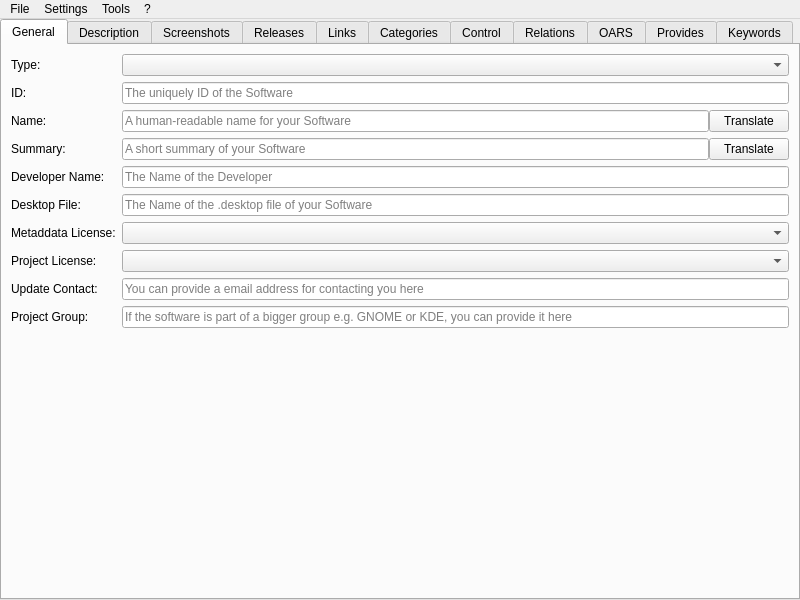
<?xml version="1.0" encoding="UTF-8"?>
<ui version="4.0">
 <class>MainWindow</class>
 <widget class="QMainWindow" name="MainWindow">
  <property name="geometry">
   <rect>
    <x>0</x>
    <y>0</y>
    <width>800</width>
    <height>600</height>
   </rect>
  </property>
  <property name="windowTitle">
   <string notr="true">jdAppdataEdit</string>
  </property>
  <property name="documentMode">
   <bool>false</bool>
  </property>
  <widget class="QWidget" name="centralwidget">
   <layout class="QHBoxLayout" name="horizontalLayout">
    <property name="leftMargin">
     <number>0</number>
    </property>
    <property name="topMargin">
     <number>0</number>
    </property>
    <property name="rightMargin">
     <number>0</number>
    </property>
    <property name="bottomMargin">
     <number>0</number>
    </property>
    <item>
     <widget class="QTabWidget" name="main_tab_widget">
      <property name="currentIndex">
       <number>0</number>
      </property>
      <widget class="QWidget" name="tab">
       <attribute name="title">
        <string>General</string>
       </attribute>
       <layout class="QFormLayout" name="formLayout">
        <item row="1" column="0">
         <widget class="QLabel" name="label">
          <property name="text">
           <string>ID:</string>
          </property>
         </widget>
        </item>
        <item row="1" column="1">
         <widget class="QLineEdit" name="id_edit">
          <property name="placeholderText">
           <string>The uniquely ID of the Software</string>
          </property>
         </widget>
        </item>
        <item row="2" column="0">
         <widget class="QLabel" name="label_2">
          <property name="text">
           <string>Name:</string>
          </property>
         </widget>
        </item>
        <item row="2" column="1">
         <layout class="QHBoxLayout" name="horizontalLayout_6">
          <property name="spacing">
           <number>0</number>
          </property>
          <item>
           <widget class="QLineEdit" name="name_edit">
            <property name="text">
             <string/>
            </property>
            <property name="placeholderText">
             <string>A human-readable name for your Software</string>
            </property>
           </widget>
          </item>
          <item>
           <widget class="QPushButton" name="translate_name_button">
            <property name="text">
             <string>Translate</string>
            </property>
           </widget>
          </item>
         </layout>
        </item>
        <item row="3" column="0">
         <widget class="QLabel" name="label_7">
          <property name="text">
           <string>Summary:</string>
          </property>
         </widget>
        </item>
        <item row="3" column="1">
         <layout class="QHBoxLayout" name="horizontalLayout_7">
          <property name="spacing">
           <number>0</number>
          </property>
          <item>
           <widget class="QLineEdit" name="summary_edit">
            <property name="placeholderText">
             <string>A short summary of your Software</string>
            </property>
           </widget>
          </item>
          <item>
           <widget class="QPushButton" name="translate_summary_button">
            <property name="text">
             <string>Translate</string>
            </property>
           </widget>
          </item>
         </layout>
        </item>
        <item row="5" column="0">
         <widget class="QLabel" name="label_8">
          <property name="text">
           <string>Developer Name:</string>
          </property>
         </widget>
        </item>
        <item row="5" column="1">
         <widget class="QLineEdit" name="developer_name_edit">
          <property name="placeholderText">
           <string>The Name of the Developer</string>
          </property>
         </widget>
        </item>
        <item row="7" column="0">
         <widget class="QLabel" name="label_19">
          <property name="text">
           <string>Desktop File:</string>
          </property>
         </widget>
        </item>
        <item row="7" column="1">
         <widget class="QLineEdit" name="desktop_file_edit">
          <property name="placeholderText">
           <string>The Name of the .desktop file of your Software</string>
          </property>
         </widget>
        </item>
        <item row="9" column="0">
         <widget class="QLabel" name="label_3">
          <property name="text">
           <string>Metaddata License:</string>
          </property>
         </widget>
        </item>
        <item row="9" column="1">
         <widget class="QComboBox" name="metadata_license_box"/>
        </item>
        <item row="10" column="0">
         <widget class="QLabel" name="label_4">
          <property name="text">
           <string>Project License:</string>
          </property>
         </widget>
        </item>
        <item row="10" column="1">
         <widget class="QComboBox" name="project_license_box">
          <property name="editable">
           <bool>false</bool>
          </property>
         </widget>
        </item>
        <item row="11" column="0">
         <widget class="QLabel" name="label_5">
          <property name="text">
           <string>Update Contact:</string>
          </property>
         </widget>
        </item>
        <item row="11" column="1">
         <widget class="QLineEdit" name="update_contact_edit">
          <property name="placeholderText">
           <string>You can provide a email address for contacting you here</string>
          </property>
         </widget>
        </item>
        <item row="12" column="0">
         <widget class="QLabel" name="label_6">
          <property name="text">
           <string>Project Group:</string>
          </property>
         </widget>
        </item>
        <item row="12" column="1">
         <widget class="QLineEdit" name="project_group_edit">
          <property name="placeholderText">
           <string>If the software is part of a bigger group e.g. GNOME or KDE, you can provide it here</string>
          </property>
         </widget>
        </item>
        <item row="0" column="0">
         <widget class="QLabel" name="label_22">
          <property name="text">
           <string>Type:</string>
          </property>
         </widget>
        </item>
        <item row="0" column="1">
         <widget class="QComboBox" name="component_type_box"/>
        </item>
       </layout>
      </widget>
      <widget class="QWidget" name="description_tab">
       <attribute name="title">
        <string>Description</string>
       </attribute>
       <layout class="QVBoxLayout" name="description_layout">
        <property name="leftMargin">
         <number>0</number>
        </property>
        <property name="topMargin">
         <number>0</number>
        </property>
        <property name="rightMargin">
         <number>0</number>
        </property>
        <property name="bottomMargin">
         <number>0</number>
        </property>
       </layout>
      </widget>
      <widget class="QWidget" name="tab_2">
       <attribute name="title">
        <string>Screenshots</string>
       </attribute>
       <layout class="QVBoxLayout" name="verticalLayout">
        <item>
         <widget class="QTableWidget" name="screenshot_table">
          <property name="selectionBehavior">
           <enum>QAbstractItemView::SelectRows</enum>
          </property>
          <property name="rowCount">
           <number>0</number>
          </property>
          <property name="columnCount">
           <number>4</number>
          </property>
          <column>
           <property name="text">
            <string>URL</string>
           </property>
          </column>
          <column>
           <property name="text">
            <string>Default</string>
           </property>
          </column>
          <column>
           <property name="text">
            <string>Edit</string>
           </property>
          </column>
          <column>
           <property name="text">
            <string>Remove</string>
           </property>
          </column>
         </widget>
        </item>
        <item>
         <layout class="QHBoxLayout" name="horizontalLayout_2">
          <item>
           <widget class="QPushButton" name="screenshot_add_button">
            <property name="text">
             <string>Add</string>
            </property>
           </widget>
          </item>
          <item>
           <widget class="QPushButton" name="check_screenshot_url_button">
            <property name="text">
             <string>Check Image URLs</string>
            </property>
           </widget>
          </item>
         </layout>
        </item>
       </layout>
      </widget>
      <widget class="QWidget" name="tab_4">
       <attribute name="title">
        <string>Releases</string>
       </attribute>
       <layout class="QVBoxLayout" name="verticalLayout_2">
        <item>
         <widget class="QTableWidget" name="releases_table">
          <property name="dragDropMode">
           <enum>QAbstractItemView::NoDragDrop</enum>
          </property>
          <property name="selectionBehavior">
           <enum>QAbstractItemView::SelectRows</enum>
          </property>
          <attribute name="horizontalHeaderShowSortIndicator" stdset="0">
           <bool>false</bool>
          </attribute>
          <attribute name="horizontalHeaderStretchLastSection">
           <bool>false</bool>
          </attribute>
          <attribute name="verticalHeaderStretchLastSection">
           <bool>false</bool>
          </attribute>
          <column>
           <property name="text">
            <string>Version</string>
           </property>
          </column>
          <column>
           <property name="text">
            <string>Date</string>
           </property>
          </column>
          <column>
           <property name="text">
            <string>Type</string>
           </property>
          </column>
          <column>
           <property name="text">
            <string>Edit</string>
           </property>
          </column>
          <column>
           <property name="text">
            <string>Remove</string>
           </property>
          </column>
         </widget>
        </item>
        <item>
         <layout class="QHBoxLayout" name="horizontalLayout_3">
          <item>
           <widget class="QPushButton" name="release_add_button">
            <property name="text">
             <string>Add</string>
            </property>
           </widget>
          </item>
          <item>
           <widget class="QPushButton" name="release_import_github_button">
            <property name="text">
             <string>Import from GitHub</string>
            </property>
           </widget>
          </item>
          <item>
           <widget class="QPushButton" name="release_import_gitlab_button">
            <property name="text">
             <string>Import from GitLab</string>
            </property>
           </widget>
          </item>
         </layout>
        </item>
       </layout>
      </widget>
      <widget class="QWidget" name="tab_3">
       <attribute name="title">
        <string>Links</string>
       </attribute>
       <layout class="QVBoxLayout" name="verticalLayout_3">
        <item>
         <layout class="QFormLayout" name="formLayout_2">
          <item row="0" column="0">
           <widget class="QLabel" name="homepage_url_label">
            <property name="text">
             <string>Homepage:</string>
            </property>
           </widget>
          </item>
          <item row="0" column="1">
           <widget class="QLineEdit" name="homepage_url_edit"/>
          </item>
          <item row="1" column="0">
           <widget class="QLabel" name="bugtracker_url_label">
            <property name="text">
             <string>Bugtracker:</string>
            </property>
           </widget>
          </item>
          <item row="1" column="1">
           <widget class="QLineEdit" name="bugtracker_url_edit"/>
          </item>
          <item row="2" column="0">
           <widget class="QLabel" name="faq_url_label">
            <property name="text">
             <string>FAQ:</string>
            </property>
           </widget>
          </item>
          <item row="2" column="1">
           <widget class="QLineEdit" name="faq_url_edit"/>
          </item>
          <item row="3" column="0">
           <widget class="QLabel" name="help_url_label">
            <property name="text">
             <string>Help:</string>
            </property>
           </widget>
          </item>
          <item row="3" column="1">
           <widget class="QLineEdit" name="help_url_edit"/>
          </item>
          <item row="4" column="0">
           <widget class="QLabel" name="donation_url_label">
            <property name="text">
             <string>Donation:</string>
            </property>
           </widget>
          </item>
          <item row="4" column="1">
           <widget class="QLineEdit" name="donation_url_edit"/>
          </item>
          <item row="5" column="0">
           <widget class="QLabel" name="translate_url_label">
            <property name="text">
             <string>Translate:</string>
            </property>
           </widget>
          </item>
          <item row="5" column="1">
           <widget class="QLineEdit" name="translate_url_edit"/>
          </item>
          <item row="6" column="0">
           <widget class="QLabel" name="contact_url_label">
            <property name="text">
             <string>Contact:</string>
            </property>
           </widget>
          </item>
          <item row="6" column="1">
           <widget class="QLineEdit" name="contact_url_edit"/>
          </item>
          <item row="7" column="0">
           <widget class="QLabel" name="vcs_browser_url_label">
            <property name="text">
             <string>Sourcecode:</string>
            </property>
           </widget>
          </item>
          <item row="7" column="1">
           <widget class="QLineEdit" name="vcs_browser_url_edit"/>
          </item>
          <item row="8" column="0">
           <widget class="QLabel" name="contribute_url_label">
            <property name="text">
             <string>Contribute:</string>
            </property>
           </widget>
          </item>
          <item row="8" column="1">
           <widget class="QLineEdit" name="contribute_url_edit"/>
          </item>
         </layout>
        </item>
        <item>
         <widget class="QPushButton" name="check_links_url_button">
          <property name="maximumSize">
           <size>
            <width>16777215</width>
            <height>16777215</height>
           </size>
          </property>
          <property name="text">
           <string>Check URLs</string>
          </property>
         </widget>
        </item>
        <item>
         <spacer name="verticalSpacer">
          <property name="orientation">
           <enum>Qt::Vertical</enum>
          </property>
          <property name="sizeHint" stdset="0">
           <size>
            <width>20</width>
            <height>40</height>
           </size>
          </property>
         </spacer>
        </item>
       </layout>
      </widget>
      <widget class="QWidget" name="tab_5">
       <attribute name="title">
        <string>Categories</string>
       </attribute>
       <layout class="QVBoxLayout" name="verticalLayout_4">
        <item>
         <widget class="QListWidget" name="categorie_list">
          <property name="dragDropMode">
           <enum>QAbstractItemView::InternalMove</enum>
          </property>
         </widget>
        </item>
        <item>
         <layout class="QHBoxLayout" name="horizontalLayout_4">
          <item>
           <widget class="QPushButton" name="categorie_add_button">
            <property name="text">
             <string>Add</string>
            </property>
           </widget>
          </item>
          <item>
           <widget class="QPushButton" name="categorie_remove_button">
            <property name="text">
             <string>Remove</string>
            </property>
           </widget>
          </item>
         </layout>
        </item>
       </layout>
      </widget>
      <widget class="QWidget" name="tab_6">
       <attribute name="title">
        <string>Control</string>
       </attribute>
       <layout class="QVBoxLayout" name="verticalLayout_5">
        <item>
         <widget class="QLabel" name="label_9">
          <property name="text">
           <string>You can select  here, how your Software can be controlled</string>
          </property>
         </widget>
        </item>
        <item>
         <layout class="QHBoxLayout" name="horizontalLayout_5">
          <item>
           <layout class="QFormLayout" name="formLayout_3">
            <item row="0" column="0">
             <widget class="QLabel" name="label_10">
              <property name="text">
               <string>Mouse:</string>
              </property>
             </widget>
            </item>
            <item row="0" column="1">
             <widget class="QComboBox" name="control_box_pointing">
              <property name="maximumSize">
               <size>
                <width>200</width>
                <height>16777215</height>
               </size>
              </property>
             </widget>
            </item>
            <item row="1" column="0">
             <widget class="QLabel" name="label_11">
              <property name="text">
               <string>Keyboard:</string>
              </property>
             </widget>
            </item>
            <item row="1" column="1">
             <widget class="QComboBox" name="control_box_keyboard">
              <property name="maximumSize">
               <size>
                <width>200</width>
                <height>16777215</height>
               </size>
              </property>
             </widget>
            </item>
            <item row="2" column="0">
             <widget class="QLabel" name="label_12">
              <property name="text">
               <string>Command Line:</string>
              </property>
             </widget>
            </item>
            <item row="2" column="1">
             <widget class="QComboBox" name="control_box_console">
              <property name="maximumSize">
               <size>
                <width>200</width>
                <height>16777215</height>
               </size>
              </property>
             </widget>
            </item>
            <item row="3" column="0">
             <widget class="QLabel" name="label_13">
              <property name="text">
               <string>Graphics Tablet:</string>
              </property>
             </widget>
            </item>
            <item row="3" column="1">
             <widget class="QComboBox" name="control_box_tablet">
              <property name="maximumSize">
               <size>
                <width>200</width>
                <height>16777215</height>
               </size>
              </property>
             </widget>
            </item>
            <item row="4" column="0">
             <widget class="QLabel" name="label_14">
              <property name="text">
               <string>Touchscreen:</string>
              </property>
             </widget>
            </item>
            <item row="4" column="1">
             <widget class="QComboBox" name="control_box_touch">
              <property name="maximumSize">
               <size>
                <width>200</width>
                <height>16777215</height>
               </size>
              </property>
             </widget>
            </item>
            <item row="5" column="0">
             <widget class="QLabel" name="label_15">
              <property name="text">
               <string>Gamepad:</string>
              </property>
             </widget>
            </item>
            <item row="5" column="1">
             <widget class="QComboBox" name="control_box_gamepad">
              <property name="maximumSize">
               <size>
                <width>200</width>
                <height>16777215</height>
               </size>
              </property>
             </widget>
            </item>
            <item row="6" column="0">
             <widget class="QLabel" name="label_16">
              <property name="text">
               <string>TV remote:</string>
              </property>
             </widget>
            </item>
            <item row="6" column="1">
             <widget class="QComboBox" name="control_box_tv_remote">
              <property name="maximumSize">
               <size>
                <width>200</width>
                <height>16777215</height>
               </size>
              </property>
             </widget>
            </item>
            <item row="7" column="0">
             <widget class="QLabel" name="label_17">
              <property name="text">
               <string>Voice:</string>
              </property>
             </widget>
            </item>
            <item row="7" column="1">
             <widget class="QComboBox" name="control_box_voice">
              <property name="maximumSize">
               <size>
                <width>200</width>
                <height>16777215</height>
               </size>
              </property>
             </widget>
            </item>
            <item row="8" column="0">
             <widget class="QLabel" name="label_18">
              <property name="text">
               <string>Computer vision:</string>
              </property>
             </widget>
            </item>
            <item row="8" column="1">
             <widget class="QComboBox" name="control_box_vision">
              <property name="sizePolicy">
               <sizepolicy hsizetype="Preferred" vsizetype="Maximum">
                <horstretch>0</horstretch>
                <verstretch>0</verstretch>
               </sizepolicy>
              </property>
              <property name="maximumSize">
               <size>
                <width>200</width>
                <height>16777215</height>
               </size>
              </property>
             </widget>
            </item>
           </layout>
          </item>
         </layout>
        </item>
        <item>
         <spacer name="verticalSpacer_2">
          <property name="orientation">
           <enum>Qt::Vertical</enum>
          </property>
          <property name="sizeHint" stdset="0">
           <size>
            <width>20</width>
            <height>40</height>
           </size>
          </property>
         </spacer>
        </item>
       </layout>
      </widget>
      <widget class="QWidget" name="relations_tab">
       <attribute name="title">
        <string>Relations</string>
       </attribute>
       <layout class="QVBoxLayout" name="relations_layout">
        <property name="leftMargin">
         <number>0</number>
        </property>
        <property name="topMargin">
         <number>0</number>
        </property>
        <property name="rightMargin">
         <number>0</number>
        </property>
        <property name="bottomMargin">
         <number>0</number>
        </property>
       </layout>
      </widget>
      <widget class="QWidget" name="oras_tab">
       <attribute name="title">
        <string>OARS</string>
       </attribute>
       <layout class="QVBoxLayout" name="oras_layout">
        <property name="spacing">
         <number>0</number>
        </property>
        <property name="leftMargin">
         <number>0</number>
        </property>
        <property name="topMargin">
         <number>0</number>
        </property>
        <property name="rightMargin">
         <number>0</number>
        </property>
        <property name="bottomMargin">
         <number>0</number>
        </property>
       </layout>
      </widget>
      <widget class="QWidget" name="tab_7">
       <attribute name="title">
        <string>Provides</string>
       </attribute>
       <layout class="QVBoxLayout" name="verticalLayout_6">
        <item>
         <widget class="QLabel" name="label_20">
          <property name="text">
           <string>This is for advanced users. For more information take a look at the Appstream documentation.</string>
          </property>
          <property name="alignment">
           <set>Qt::AlignCenter</set>
          </property>
         </widget>
        </item>
        <item>
         <widget class="QTableWidget" name="provides_table">
          <property name="selectionBehavior">
           <enum>QAbstractItemView::SelectRows</enum>
          </property>
          <column>
           <property name="text">
            <string>Type</string>
           </property>
          </column>
          <column>
           <property name="text">
            <string>Value</string>
           </property>
          </column>
          <column>
           <property name="text">
            <string>Remove</string>
           </property>
          </column>
         </widget>
        </item>
        <item>
         <widget class="QPushButton" name="provides_add_button">
          <property name="text">
           <string>Add</string>
          </property>
         </widget>
        </item>
       </layout>
      </widget>
      <widget class="QWidget" name="tab_8">
       <attribute name="title">
        <string>Keywords</string>
       </attribute>
       <layout class="QVBoxLayout" name="verticalLayout_7">
        <item>
         <widget class="QLabel" name="label_21">
          <property name="text">
           <string>You can manage the Keywords for the Software here</string>
          </property>
          <property name="alignment">
           <set>Qt::AlignCenter</set>
          </property>
         </widget>
        </item>
        <item>
         <widget class="QListWidget" name="keyword_list">
          <property name="dragDropMode">
           <enum>QAbstractItemView::InternalMove</enum>
          </property>
         </widget>
        </item>
        <item>
         <layout class="QHBoxLayout" name="horizontalLayout_8">
          <item>
           <widget class="QPushButton" name="keyword_add_button">
            <property name="text">
             <string>Add</string>
            </property>
           </widget>
          </item>
          <item>
           <widget class="QPushButton" name="keyword_edit_button">
            <property name="text">
             <string>Edit</string>
            </property>
           </widget>
          </item>
          <item>
           <widget class="QPushButton" name="keyword_remove_button">
            <property name="text">
             <string>Remove</string>
            </property>
           </widget>
          </item>
         </layout>
        </item>
       </layout>
      </widget>
     </widget>
    </item>
   </layout>
  </widget>
  <widget class="QMenuBar" name="menubar">
   <property name="geometry">
    <rect>
     <x>0</x>
     <y>0</y>
     <width>800</width>
     <height>21</height>
    </rect>
   </property>
   <widget class="QMenu" name="menuFile">
    <property name="title">
     <string>File</string>
    </property>
    <widget class="QMenu" name="recent_files_menu">
     <property name="title">
      <string>Open recent</string>
     </property>
     <addaction name="actionPlaceholder"/>
    </widget>
    <addaction name="new_action"/>
    <addaction name="separator"/>
    <addaction name="open_action"/>
    <addaction name="recent_files_menu"/>
    <addaction name="separator"/>
    <addaction name="save_action"/>
    <addaction name="save_as_action"/>
    <addaction name="separator"/>
    <addaction name="exit_action"/>
   </widget>
   <widget class="QMenu" name="menu">
    <property name="title">
     <string>?</string>
    </property>
    <addaction name="documentation_action"/>
    <addaction name="separator"/>
    <addaction name="about_action"/>
    <addaction name="about_qt_action"/>
   </widget>
   <widget class="QMenu" name="menuSettings">
    <property name="title">
     <string>Settings</string>
    </property>
    <addaction name="settings_action"/>
   </widget>
   <widget class="QMenu" name="menuTools">
    <property name="title">
     <string>Tools</string>
    </property>
    <addaction name="validate_action"/>
    <addaction name="view_xml_action"/>
   </widget>
   <addaction name="menuFile"/>
   <addaction name="menuSettings"/>
   <addaction name="menuTools"/>
   <addaction name="menu"/>
  </widget>
  <action name="open_action">
   <property name="text">
    <string>Open</string>
   </property>
   <property name="shortcut">
    <string notr="true">Ctrl+O</string>
   </property>
  </action>
  <action name="save_action">
   <property name="text">
    <string>Save</string>
   </property>
   <property name="shortcut">
    <string notr="true">Ctrl+S</string>
   </property>
  </action>
  <action name="save_as_action">
   <property name="text">
    <string>Save As...</string>
   </property>
  </action>
  <action name="about_action">
   <property name="text">
    <string>About</string>
   </property>
  </action>
  <action name="about_qt_action">
   <property name="text">
    <string>About Qt</string>
   </property>
  </action>
  <action name="exit_action">
   <property name="text">
    <string>Exit</string>
   </property>
   <property name="shortcut">
    <string notr="true">Ctrl+Q</string>
   </property>
  </action>
  <action name="new_action">
   <property name="text">
    <string>New</string>
   </property>
   <property name="shortcut">
    <string notr="true">Ctrl+N</string>
   </property>
  </action>
  <action name="settings_action">
   <property name="text">
    <string>Settings</string>
   </property>
  </action>
  <action name="validate_action">
   <property name="text">
    <string>Validate</string>
   </property>
  </action>
  <action name="actionPlaceholder">
   <property name="text">
    <string notr="true">Placeholder</string>
   </property>
  </action>
  <action name="documentation_action">
   <property name="text">
    <string>Appstream documentation</string>
   </property>
  </action>
  <action name="view_xml_action">
   <property name="text">
    <string>View XML</string>
   </property>
  </action>
 </widget>
 <resources/>
 <connections/>
</ui>
